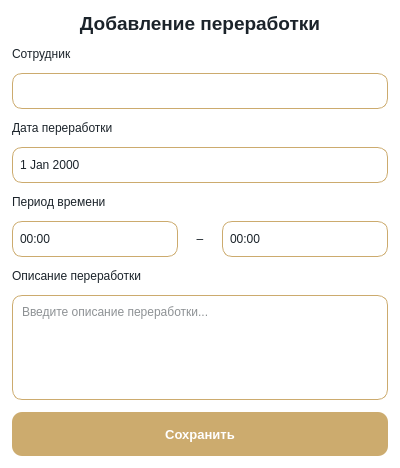
<?xml version="1.0" encoding="UTF-8"?>
<ui version="4.0">
 <class>OvertimeDialog</class>
 <widget class="QWidget" name="OvertimeDialog">
  <property name="geometry">
   <rect>
    <x>0</x>
    <y>0</y>
    <width>400</width>
    <height>468</height>
   </rect>
  </property>
  <property name="minimumSize">
   <size>
    <width>400</width>
    <height>0</height>
   </size>
  </property>
  <property name="maximumSize">
   <size>
    <width>400</width>
    <height>16777215</height>
   </size>
  </property>
  <property name="windowTitle">
   <string>Оформление переработки</string>
  </property>
  <property name="styleSheet">
   <string notr="true">
QWidget {
    background-color: #FFFFFF;
}
QLabel {
    color: #1B232A;
}
QLabel[bold=&quot;true&quot;] {
    font-weight: bold;
    color: #1B232A;
}
QComboBox, QTextEdit, QDateEdit, QTimeEdit, QTextBrowser {
    border-radius: 10px;
    border: 1px solid #CCAB6E;
    padding: 5px;
    background-color: white;
    color: #1B232A;
}
QComboBox:hover, QTextEdit:hover, QDateEdit:hover, QTimeEdit:hover, QTextBrowser:hover {
    border: 1px solid #998664;
}
QComboBox:focus, QTextEdit:focus, QDateEdit:focus, QTimeEdit:focus, QTextBrowser:focus {
    border: 2px solid #CCAB6E;
}

/* Стили для выпадающего контейнера QComboBox */
QComboBox::drop-down {
    subcontrol-origin: padding;
    subcontrol-position: top right;
    width: 30px;
    border: none;
}

/* Настройки зоны drop-down для QDateEdit и QTimeEdit */
QDateEdit::drop-down, QTimeEdit::drop-down {
    subcontrol-origin: padding;
    subcontrol-position: top right;
    width: 30px;
    border: none;
}

/* Иконка календаря вместо стрелочки для QDateEdit */
QDateEdit::down-arrow {
    image: url(D:/Documents/client/icons/calendar_date.png);
    width: 18px;
    height: 18px;
    margin-right: 8px;
}

/* Стрелки для QTimeEdit – вверх и вниз */
QTimeEdit::up-button, QTimeEdit::down-button {
    width: 30px;
    border: none;
    background: transparent;
}
QTimeEdit::up-arrow {
    image: url(D:/Documents/client/icons/up_arrow.svg);
    width: 16px;
    height: 16px;
    margin-right: 6px;
}
QTimeEdit::down-arrow {
    image: url(D:/Documents/client/icons/down_arrow.svg);
    width: 16px;
    height: 16px;
    margin-right: 6px;
}

QComboBox::down-arrow {
    image: url(D:/Documents/client/icons/down_arrow.svg);
    width: 16px;
    height: 16px;
    margin-right: 6px;
}

/* ===== СТИЛИ ДЛЯ ВЫПАДАЮЩИХ СПИСКОВ QComboBox ===== */
QComboBox QAbstractItemView {
    border-radius: 6px;
    background-color: white;
    color: #1B232A;
    padding: 4px;
    outline: none;
    border: 1px solid #CCAB6E;
}

QComboBox QAbstractItemView::item {
    padding: 8px;
    color: #1B232A;
    border: none;
    outline: none;
}

QComboBox QAbstractItemView::item:hover {
    background-color: #e3f2fd;
    color: #1B232A;
}

QComboBox QAbstractItemView::item:selected {
    background-color: #e3f2fd;
    color: #1B232A;
}

QComboBox QAbstractItemView::item:focus {
    outline: none;
    border: none;
}

/* ===== СТИЛИ ДЛЯ КАЛЕНДАРЯ QCalendarWidget ===== */
QCalendarWidget {
    background-color: white;
    border-radius: 8px;
    border: 1px solid #CCAB6E;
}

/* Месяц/год - белый фон, черный текст */
QCalendarWidget QWidget#qt_calendar_navigationbar {
    background-color: white;
    color: #1B232A;
    border-radius: 8px 8px 0 0;
}

/* Контейнер навигации */
QCalendarWidget QWidget {
    background-color: white;
    color: #1B232A;
}

/* Кнопки навигации (стрелки) - черные, без фона */
QCalendarWidget QToolButton#qt_calendar_prevmonth,
QCalendarWidget QToolButton#qt_calendar_nextmonth {
    background-color: transparent;
    color: #1B232A;
    border: none;
    border-radius: 4px;
    padding: 4px 8px;
    font-size: 16px;
    font-weight: bold;
}

QCalendarWidget QToolButton#qt_calendar_prevmonth:hover,
QCalendarWidget QToolButton#qt_calendar_nextmonth:hover {
    background-color: #e3f2fd;
}

QCalendarWidget QToolButton#qt_calendar_prevmonth:pressed,
QCalendarWidget QToolButton#qt_calendar_nextmonth:pressed {
    background-color: #d0d0d0;
}

/* Кнопка с месяцем (для выбора месяца) */
QCalendarWidget QToolButton#qt_calendar_monthbutton {
    background-color: white;
    color: #1B232A;
    border: none;
    border-radius: 4px;
    padding: 4px 12px;
    font-weight: bold;
}

QCalendarWidget QToolButton#qt_calendar_monthbutton:hover {
    background-color: #e3f2fd;
}

/* Кнопка с годом (для выбора года) */
QCalendarWidget QToolButton#qt_calendar_yearbutton {
    background-color: white;
    color: #1B232A;
    border: none;
    border-radius: 4px;
    padding: 4px 12px;
    font-weight: bold;
}

QCalendarWidget QToolButton#qt_calendar_yearbutton:hover {
    background-color: #e3f2fd;
}

/* Меню выбора месяца/года */
QCalendarWidget QMenu {
    background-color: white;
    border: 1px solid #CCAB6E;
    border-radius: 6px;
    color: #1B232A;
}

QCalendarWidget QMenu::item {
    padding: 6px 20px;
    border-radius: 4px;
}

QCalendarWidget QMenu::item:selected {
    background-color: #e3f2fd;
    color: #1B232A;
}

/* Дни недели (шапка) - золотой фон, белый текст */
QCalendarWidget QWidget#qt_calendar_weekday {
    color: white;
    font-weight: bold;
    background-color: #CCAB6E;
    padding: 4px;
}

/* Ячейки дней */
QCalendarWidget QToolButton#qt_calendar_day {
    border: none;
    border-radius: 4px;
    padding: 4px;
    color: #1B232A;
    background-color: transparent;
}

QCalendarWidget QToolButton#qt_calendar_day:hover {
    background-color: #e3f2fd;
    color: #1B232A;
}

/* Выбранная дата - золотой фон, белый текст */
QCalendarWidget QToolButton#qt_calendar_day:checked {
    background-color: #CCAB6E;
    color: white;
    border-radius: 4px;
}

QCalendarWidget QToolButton#qt_calendar_day:checked:hover {
    background-color: #998664;
}

/* Дни других месяцев - серый текст */
QCalendarWidget QToolButton#qt_calendar_day:disabled {
    color: #B0B0B0;
}

/* Сегодняшняя дата - красный фон, белый текст */
QCalendarWidget QToolButton#qt_calendar_day[property=&quot;isToday&quot;] {
    background-color: #D22730;
    color: white;
    border-radius: 4px;
}

QCalendarWidget QToolButton#qt_calendar_day[property=&quot;isToday&quot;]:hover {
    background-color: #862633;
}

QCalendarWidget QToolButton#qt_calendar_day[property=&quot;isToday&quot;]:pressed {
    background-color: #6a1e29;
}

/* Если сегодняшняя дата выбрана - приоритет у выбранной */
QCalendarWidget QToolButton#qt_calendar_day[property=&quot;isToday&quot;]:checked {
    background-color: #CCAB6E;
    color: white;
}

QCalendarWidget QToolButton#qt_calendar_day[property=&quot;isToday&quot;]:checked:hover {
    background-color: #998664;
}

/* ===== СТИЛИ ДЛЯ КАЛЕНДАРЯ В QDateEdit (попап) ===== */
QDateEdit QCalendarWidget {
    background-color: white;
    border-radius: 8px;
    border: 1px solid #CCAB6E;
}

/* Навигационная панель в попапе */
QDateEdit QCalendarWidget QWidget#qt_calendar_navigationbar {
    background-color: white;
    color: #1B232A;
    border-radius: 8px 8px 0 0;
}

QDateEdit QCalendarWidget QWidget {
    background-color: white;
    color: #1B232A;
}

/* Стрелки навигации в попапе */
QDateEdit QCalendarWidget QToolButton#qt_calendar_prevmonth,
QDateEdit QCalendarWidget QToolButton#qt_calendar_nextmonth {
    background-color: transparent;
    color: #1B232A;
    border: none;
    border-radius: 4px;
    padding: 4px 8px;
    font-size: 16px;
    font-weight: bold;
}

QDateEdit QCalendarWidget QToolButton#qt_calendar_prevmonth:hover,
QDateEdit QCalendarWidget QToolButton#qt_calendar_nextmonth:hover {
    background-color: #e3f2fd;
}

/* Кнопка месяца в попапе */
QDateEdit QCalendarWidget QToolButton#qt_calendar_monthbutton {
    background-color: white;
    color: #1B232A;
    border: none;
    border-radius: 4px;
    padding: 4px 12px;
    font-weight: bold;
}

QDateEdit QCalendarWidget QToolButton#qt_calendar_monthbutton:hover {
    background-color: #e3f2fd;
}

/* Кнопка года в попапе */
QDateEdit QCalendarWidget QToolButton#qt_calendar_yearbutton {
    background-color: white;
    color: #1B232A;
    border: none;
    border-radius: 4px;
    padding: 4px 12px;
    font-weight: bold;
}

QDateEdit QCalendarWidget QToolButton#qt_calendar_yearbutton:hover {
    background-color: #e3f2fd;
}

/* Дни недели в попапе - золотой фон, белый текст */
QDateEdit QCalendarWidget QWidget#qt_calendar_weekday {
    color: white;
    font-weight: bold;
    background-color: #CCAB6E;
    padding: 4px;
}

/* Ячейки дней в попапе */
QDateEdit QCalendarWidget QToolButton#qt_calendar_day {
    border: none;
    border-radius: 4px;
    padding: 4px;
    color: #1B232A;
    background-color: transparent;
}

QDateEdit QCalendarWidget QToolButton#qt_calendar_day:hover {
    background-color: #e3f2fd;
    color: #1B232A;
}

/* Выбранная дата в попапе */
QDateEdit QCalendarWidget QToolButton#qt_calendar_day:checked {
    background-color: #CCAB6E;
    color: white;
    border-radius: 4px;
}

QDateEdit QCalendarWidget QToolButton#qt_calendar_day:checked:hover {
    background-color: #998664;
}

/* Дни других месяцев в попапе */
QDateEdit QCalendarWidget QToolButton#qt_calendar_day:disabled {
    color: #B0B0B0;
}

/* Сегодняшняя дата в попапе - красный фон, белый текст */
QDateEdit QCalendarWidget QToolButton#qt_calendar_day[property=&quot;isToday&quot;] {
    background-color: #D22730;
    color: white;
    border-radius: 4px;
}

QDateEdit QCalendarWidget QToolButton#qt_calendar_day[property=&quot;isToday&quot;]:hover {
    background-color: #862633;
}

QDateEdit QCalendarWidget QToolButton#qt_calendar_day[property=&quot;isToday&quot;]:pressed {
    background-color: #6a1e29;
}

/* Если сегодняшняя дата выбрана в попапе - приоритет у выбранной */
QDateEdit QCalendarWidget QToolButton#qt_calendar_day[property=&quot;isToday&quot;]:checked {
    background-color: #CCAB6E;
    color: white;
}

QDateEdit QCalendarWidget QToolButton#qt_calendar_day[property=&quot;isToday&quot;]:checked:hover {
    background-color: #998664;
}

/* ===== СТИЛИ ДЛЯ КНОПОК ===== */
QPushButton {
    border-radius: 10px;
    background-color: #CCAB6E;
    color: white;
    border: none;
    font-weight: bold;
    font-size: 13px;
    padding: 8px;
}
QPushButton:hover {
    background-color: #998664;
}
QPushButton:pressed {
    background-color: #7A6A50;
}
QPushButton#btnCancel {
    background-color: #e0e0e0;
    color: #1B232A;
}
QPushButton#btnCancel:hover {
    background-color: #d0d0d0;
}
QPushButton#btnCancel:pressed {
    background-color: #b0b0b0;
}
   </string>
  </property>
  <layout class="QVBoxLayout" name="verticalLayout">
   <property name="spacing">
    <number>12</number>
   </property>
   <property name="leftMargin">
    <number>12</number>
   </property>
   <property name="topMargin">
    <number>12</number>
   </property>
   <property name="rightMargin">
    <number>12</number>
   </property>
   <property name="bottomMargin">
    <number>12</number>
   </property>
   <item>
    <widget class="QLabel" name="labelTitle">
     <property name="font">
      <font>
       <pointsize>14</pointsize>
       <bold>true</bold>
      </font>
     </property>
     <property name="styleSheet">
      <string notr="true">color: #1B232A; font-weight: bold;</string>
     </property>
     <property name="text">
      <string>Добавление переработки</string>
     </property>
     <property name="alignment">
      <set>Qt::AlignmentFlag::AlignCenter</set>
     </property>
    </widget>
   </item>
   <item>
    <widget class="QLabel" name="labelEmployee">
     <property name="styleSheet">
      <string notr="true">color: #1B232A;</string>
     </property>
     <property name="text">
      <string>Сотрудник</string>
     </property>
    </widget>
   </item>
   <item>
    <widget class="QComboBox" name="comboEmployee">
     <property name="sizePolicy">
      <sizepolicy hsizetype="Expanding" vsizetype="Fixed">
       <horstretch>0</horstretch>
       <verstretch>0</verstretch>
      </sizepolicy>
     </property>
     <property name="minimumSize">
      <size>
       <width>0</width>
       <height>36</height>
      </size>
     </property>
     <property name="maximumSize">
      <size>
       <width>16777215</width>
       <height>36</height>
      </size>
     </property>
     <property name="editable">
      <bool>true</bool>
     </property>
     <property name="placeholderText">
      <string>Введите или выберите сотрудника</string>
     </property>
    </widget>
   </item>
   <item>
    <widget class="QLabel" name="labelDate">
     <property name="styleSheet">
      <string notr="true">color: #1B232A;</string>
     </property>
     <property name="text">
      <string>Дата переработки</string>
     </property>
    </widget>
   </item>
   <item>
    <widget class="QDateEdit" name="dateEdit">
     <property name="sizePolicy">
      <sizepolicy hsizetype="Expanding" vsizetype="Fixed">
       <horstretch>0</horstretch>
       <verstretch>0</verstretch>
      </sizepolicy>
     </property>
     <property name="minimumSize">
      <size>
       <width>0</width>
       <height>36</height>
      </size>
     </property>
     <property name="maximumSize">
      <size>
       <width>16777215</width>
       <height>36</height>
      </size>
     </property>
     <property name="calendarPopup">
      <bool>true</bool>
     </property>
    </widget>
   </item>
   <item>
    <widget class="QLabel" name="labelTime">
     <property name="styleSheet">
      <string notr="true">color: #1B232A;</string>
     </property>
     <property name="text">
      <string>Период времени</string>
     </property>
    </widget>
   </item>
   <item>
    <layout class="QHBoxLayout" name="horizontalLayoutTime">
     <item>
      <widget class="QTimeEdit" name="timeStart">
       <property name="sizePolicy">
        <sizepolicy hsizetype="Expanding" vsizetype="Fixed">
         <horstretch>0</horstretch>
         <verstretch>0</verstretch>
        </sizepolicy>
       </property>
       <property name="minimumSize">
        <size>
         <width>0</width>
         <height>36</height>
        </size>
       </property>
       <property name="maximumSize">
        <size>
         <width>16777215</width>
         <height>36</height>
        </size>
       </property>
       <property name="displayFormat">
        <string>HH:mm</string>
       </property>
      </widget>
     </item>
     <item>
      <widget class="QLabel" name="labelTimeSeparator">
       <property name="sizePolicy">
        <sizepolicy hsizetype="Fixed" vsizetype="Fixed">
         <horstretch>0</horstretch>
         <verstretch>0</verstretch>
        </sizepolicy>
       </property>
       <property name="minimumSize">
        <size>
         <width>20</width>
         <height>0</height>
        </size>
       </property>
       <property name="text">
        <string>–</string>
       </property>
       <property name="alignment">
        <set>Qt::AlignmentFlag::AlignCenter</set>
       </property>
      </widget>
     </item>
     <item>
      <widget class="QTimeEdit" name="timeEnd">
       <property name="sizePolicy">
        <sizepolicy hsizetype="Expanding" vsizetype="Fixed">
         <horstretch>0</horstretch>
         <verstretch>0</verstretch>
        </sizepolicy>
       </property>
       <property name="minimumSize">
        <size>
         <width>0</width>
         <height>36</height>
        </size>
       </property>
       <property name="maximumSize">
        <size>
         <width>16777215</width>
         <height>36</height>
        </size>
       </property>
       <property name="displayFormat">
        <string>HH:mm</string>
       </property>
      </widget>
     </item>
    </layout>
   </item>
   <item>
    <widget class="QLabel" name="labelDescription">
     <property name="styleSheet">
      <string notr="true">color: #1B232A;</string>
     </property>
     <property name="text">
      <string>Описание переработки</string>
     </property>
    </widget>
   </item>
   <item>
    <widget class="QTextEdit" name="descriptionEdit">
     <property name="sizePolicy">
      <sizepolicy hsizetype="Expanding" vsizetype="Expanding">
       <horstretch>0</horstretch>
       <verstretch>0</verstretch>
      </sizepolicy>
     </property>
     <property name="minimumSize">
      <size>
       <width>0</width>
       <height>80</height>
      </size>
     </property>
     <property name="placeholderText">
      <string>Введите описание переработки...</string>
     </property>
    </widget>
   </item>
   <item>
    <spacer name="verticalSpacer">
     <property name="orientation">
      <enum>Qt::Orientation::Vertical</enum>
     </property>
     <property name="sizeHint" stdset="0">
      <size>
       <width>20</width>
       <height>20</height>
      </size>
     </property>
    </spacer>
   </item>
   <item>
    <widget class="QPushButton" name="btnSave">
     <property name="sizePolicy">
      <sizepolicy hsizetype="Expanding" vsizetype="Fixed">
       <horstretch>0</horstretch>
       <verstretch>0</verstretch>
      </sizepolicy>
     </property>
     <property name="minimumSize">
      <size>
       <width>0</width>
       <height>44</height>
      </size>
     </property>
     <property name="maximumSize">
      <size>
       <width>16777215</width>
       <height>44</height>
      </size>
     </property>
     <property name="text">
      <string>Сохранить</string>
     </property>
    </widget>
   </item>
  </layout>
 </widget>
 <resources/>
 <connections/>
</ui>
